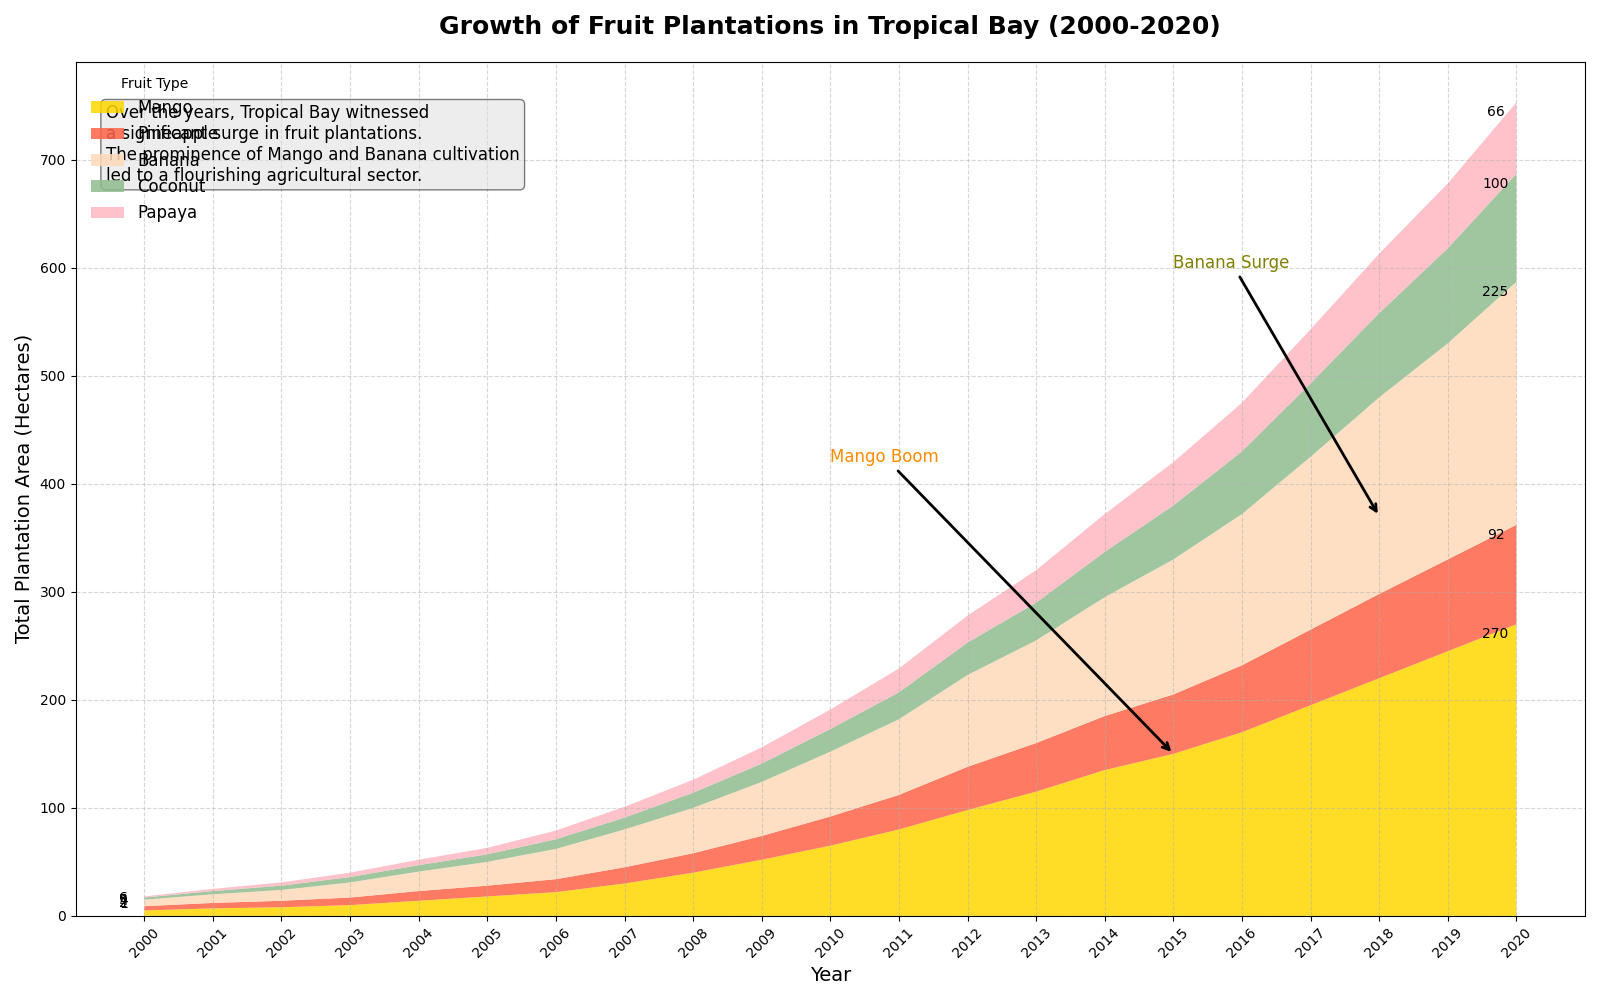

Here is the Python script that generated this plot:
import numpy as np
import matplotlib.pyplot as plt

# Backstory: 
# The chart represents the fictional growth of various fruit-type plantations in the "Tropical Bay" over the years from 2000 to 2020. Each type of fruit plantation's growth is depicted to understand the trend in total plantation area (in hectares).

# Define the years from 2000 to 2020
years = np.arange(2000, 2021)

# Plantation area (in hectares) for different fruits
mango = np.array([5, 7, 8, 10, 14, 18, 22, 30, 40, 52, 65, 80, 98, 115, 135, 150, 170, 195, 220, 245, 270])
pineapple = np.array([4, 5, 6, 7, 9, 10, 12, 15, 18, 22, 27, 32, 40, 45, 50, 55, 62, 70, 78, 85, 92])
banana = np.array([6, 8, 10, 14, 18, 22, 28, 35, 42, 50, 60, 70, 85, 95, 110, 125, 140, 160, 182, 200, 225])
coconut = np.array([2, 3, 4, 5, 6, 7, 9, 11, 14, 17, 21, 25, 30, 35, 42, 50, 58, 68, 78, 88, 100])
papaya = np.array([1, 2, 3, 4, 5, 6, 8, 10, 12, 15, 18, 22, 25, 30, 35, 40, 45, 50, 55, 60, 66])

# Stack the data
plantation_data = np.vstack([mango, pineapple, banana, coconut, papaya])

# Create the stacked area plot
fig, ax = plt.subplots(figsize=(16, 10))

fruit_labels = ['Mango', 'Pineapple', 'Banana', 'Coconut', 'Papaya']
fruit_colors = ['#FFD700', '#FF6347', '#FFDAB9', '#8FBC8F', '#FFB6C1']

# Use stackplot for the area chart
ax.stackplot(years, plantation_data, labels=fruit_labels, colors=fruit_colors, alpha=0.85)

# Title and labels with necessary backstory context
ax.set_title("Growth of Fruit Plantations in Tropical Bay (2000-2020)", fontsize=18, fontweight='bold', pad=20)
ax.set_xlabel('Year', fontsize=14)
ax.set_ylabel('Total Plantation Area (Hectares)', fontsize=14)

# Customize plot aesthetics
ax.legend(loc='upper left', fontsize=12, title='Fruit Type', frameon=False)
ax.grid(linestyle='--', alpha=0.5)

# Highlight some interesting points with annotations
ax.annotate('Mango Boom', xy=(2015, 150), xytext=(2010, 420),
            arrowprops=dict(facecolor='gold', arrowstyle='->', lw=2),
            fontsize=12, color='darkorange')

ax.annotate('Banana Surge', xy=(2018, 370), xytext=(2015, 600),
            arrowprops=dict(facecolor='yellowgreen', arrowstyle='->', lw=2),
            fontsize=12, color='olive')

# Text box for extra context
props = dict(boxstyle='round', facecolor='#DDDDDD', alpha=0.5)
additional_info = (
    "Over the years, Tropical Bay witnessed\n"
    "a significant surge in fruit plantations.\n"
    "The prominence of Mango and Banana cultivation\n"
    "led to a flourishing agricultural sector."
)
ax.text(0.02, 0.95, additional_info, transform=ax.transAxes, fontsize=12,
        verticalalignment='top', bbox=props)

# Better readability for x-axis labels
plt.xticks(years, rotation=45)
plt.yticks(np.arange(0, 701, 100))

# Highlight start and end values for each fruit type
for idx, fruit in enumerate(fruit_labels):
    ax.annotate(f'{plantation_data[idx, 0]}', (2000, plantation_data[idx, 0]), textcoords="offset points", xytext=(-15,5), ha='center')
    ax.annotate(f'{plantation_data[idx, -1]}', (2020, plantation_data[idx, -1] + np.sum(plantation_data[:idx, -1])), textcoords="offset points", xytext=(-15,-10), ha='center')

# Automatically adjust layout
plt.tight_layout()

# Show the plot
plt.show()
